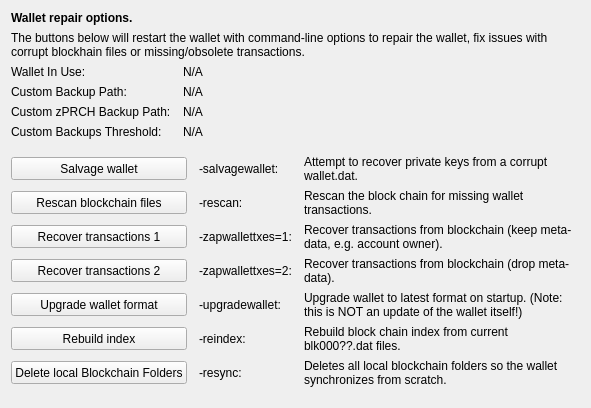
     <widget class="QWidget" name="tab_repair">
      <attribute name="title">
       <string>&amp;Wallet Repair</string>
      </attribute>
      <layout class="QGridLayout" name="gridLayout_4" columnstretch="0,0,0,0">
       <property name="horizontalSpacing">
        <number>12</number>
       </property>
       <item row="0" column="0" colspan="4">
        <widget class="QLabel" name="label_repair_header">
         <property name="font">
          <font>
           <weight>75</weight>
           <bold>true</bold>
          </font>
         </property>
         <property name="text">
          <string>Wallet repair options.</string>
         </property>
        </widget>
       </item>
       <item row="1" column="0" colspan="4">
        <widget class="QLabel" name="label_repair_helptext">
         <property name="font">
          <font>
           <weight>50</weight>
           <bold>false</bold>
          </font>
         </property>
         <property name="text">
          <string>The buttons below will restart the wallet with command-line options to repair the wallet, fix issues with corrupt blockhain files or missing/obsolete transactions.</string>
         </property>
         <property name="wordWrap">
          <bool>true</bool>
         </property>
        </widget>
       </item>
       <item row="2" column="0">
        <widget class="QLabel" name="wallet_path_label">
         <property name="text">
          <string>Wallet In Use:</string>
         </property>
        </widget>
       </item>
       <item row="2" column="1" colspan="3">
        <widget class="QLabel" name="wallet_path">
         <property name="cursor">
          <cursorShape>IBeamCursor</cursorShape>
         </property>
         <property name="text">
          <string>N/A</string>
         </property>
         <property name="textFormat">
          <enum>Qt::PlainText</enum>
         </property>
         <property name="textInteractionFlags">
          <set>Qt::LinksAccessibleByMouse|Qt::TextSelectableByKeyboard|Qt::TextSelectableByMouse</set>
         </property>
        </widget>
       </item>
       <item row="3" column="0">
        <widget class="QLabel" name="wallet_custombackuppath_label">
         <property name="text">
          <string>Custom Backup Path:</string>
         </property>
         <property name="visible">
          <bool>false</bool>
         </property>
        </widget>
       </item>
       <item row="3" column="1" colspan="3">
        <widget class="QLabel" name="wallet_custombackuppath">
         <property name="cursor">
          <cursorShape>IBeamCursor</cursorShape>
         </property>
         <property name="text">
          <string>N/A</string>
         </property>
         <property name="textFormat">
          <enum>Qt::PlainText</enum>
         </property>
         <property name="textInteractionFlags">
          <set>Qt::LinksAccessibleByMouse|Qt::TextSelectableByKeyboard|Qt::TextSelectableByMouse</set>
         </property>
         <property name="visible">
          <bool>false</bool>
         </property>
        </widget>
       </item>
       <item row="4" column="0">
        <widget class="QLabel" name="wallet_customzprchbackuppath_label">
         <property name="text">
          <string>Custom zPRCH Backup Path:</string>
         </property>
         <property name="visible">
          <bool>false</bool>
         </property>
        </widget>
       </item>
       <item row="4" column="1" colspan="3">
        <widget class="QLabel" name="wallet_customzprchbackuppath">
         <property name="cursor">
          <cursorShape>IBeamCursor</cursorShape>
         </property>
         <property name="text">
          <string>N/A</string>
         </property>
         <property name="textFormat">
          <enum>Qt::PlainText</enum>
         </property>
         <property name="textInteractionFlags">
          <set>Qt::LinksAccessibleByMouse|Qt::TextSelectableByKeyboard|Qt::TextSelectableByMouse</set>
         </property>
         <property name="visible">
          <bool>false</bool>
         </property>
        </widget>
       </item>
       <item row="5" column="0">
        <widget class="QLabel" name="wallet_custombackupthreshold_label">
         <property name="text">
          <string>Custom Backups Threshold:</string>
         </property>
         <property name="visible">
          <bool>false</bool>
         </property>
        </widget>
       </item>
       <item row="5" column="1" colspan="3">
        <widget class="QLabel" name="wallet_custombackupthreshold">
         <property name="cursor">
          <cursorShape>IBeamCursor</cursorShape>
         </property>
         <property name="text">
          <string>N/A</string>
         </property>
         <property name="textFormat">
          <enum>Qt::PlainText</enum>
         </property>
         <property name="textInteractionFlags">
          <set>Qt::LinksAccessibleByMouse|Qt::TextSelectableByKeyboard|Qt::TextSelectableByMouse</set>
         </property>
         <property name="visible">
          <bool>false</bool>
         </property>
        </widget>
       </item>
       <item row="6" column="0">
        <spacer name="verticalSpacer_repair1">
         <property name="orientation">
          <enum>Qt::Vertical</enum>
         </property>
         <property name="sizeHint" stdset="0">
          <size>
           <width>10</width>
           <height>10</height>
          </size>
         </property>
        </spacer>
       </item>
       <item row="7" column="0" colspan="2">
        <widget class="QPushButton" name="btn_salvagewallet">
         <property name="minimumSize">
          <size>
           <width>100</width>
           <height>23</height>
          </size>
         </property>
         <property name="text">
          <string>Salvage wallet</string>
         </property>
        </widget>
       </item>
       <item row="7" column="2">
        <widget class="QLabel" name="label_repair_salvage_command">
         <property name="text">
          <string notr="true">-salvagewallet:</string>
         </property>
        </widget>
       </item>
       <item row="7" column="3">
        <widget class="QLabel" name="label_repair_salvage">
         <property name="text">
          <string>Attempt to recover private keys from a corrupt wallet.dat.</string>
         </property>
         <property name="wordWrap">
          <bool>true</bool>
         </property>
        </widget>
       </item>
       <item row="8" column="0" colspan="2">
        <widget class="QPushButton" name="btn_rescan">
         <property name="minimumSize">
          <size>
           <width>100</width>
           <height>23</height>
          </size>
         </property>
         <property name="text">
          <string>Rescan blockchain files</string>
         </property>
        </widget>
       </item>
       <item row="8" column="2">
        <widget class="QLabel" name="label_repair_rescan_command">
         <property name="text">
          <string notr="true">-rescan:</string>
         </property>
        </widget>
       </item>
       <item row="8" column="3">
        <widget class="QLabel" name="label_repair_rescan">
         <property name="text">
          <string>Rescan the block chain for missing wallet transactions.</string>
         </property>
         <property name="wordWrap">
          <bool>true</bool>
         </property>
        </widget>
       </item>
       <item row="9" column="0" colspan="2">
        <widget class="QPushButton" name="btn_zapwallettxes1">
         <property name="minimumSize">
          <size>
           <width>100</width>
           <height>23</height>
          </size>
         </property>
         <property name="text">
          <string>Recover transactions 1</string>
         </property>
        </widget>
       </item>
       <item row="9" column="2">
        <widget class="QLabel" name="label_repair_zap1_command">
         <property name="text">
          <string notr="true">-zapwallettxes=1:</string>
         </property>
        </widget>
       </item>
       <item row="9" column="3">
        <widget class="QLabel" name="label_repair_zap1">
         <property name="text">
          <string>Recover transactions from blockchain (keep meta-data, e.g. account owner).</string>
         </property>
         <property name="wordWrap">
          <bool>true</bool>
         </property>
        </widget>
       </item>
       <item row="10" column="0" colspan="2">
        <widget class="QPushButton" name="btn_zapwallettxes2">
         <property name="minimumSize">
          <size>
           <width>100</width>
           <height>23</height>
          </size>
         </property>
         <property name="text">
          <string>Recover transactions 2</string>
         </property>
        </widget>
       </item>
       <item row="10" column="2">
        <widget class="QLabel" name="label_repair_zap2_command">
         <property name="text">
          <string notr="true">-zapwallettxes=2:</string>
         </property>
        </widget>
       </item>
       <item row="10" column="3">
        <widget class="QLabel" name="label_repair_zap2">
         <property name="text">
          <string>Recover transactions from blockchain (drop meta-data).</string>
         </property>
         <property name="wordWrap">
          <bool>true</bool>
         </property>
        </widget>
       </item>
       <item row="11" column="0" colspan="2">
        <widget class="QPushButton" name="btn_upgradewallet">
         <property name="minimumSize">
          <size>
           <width>100</width>
           <height>23</height>
          </size>
         </property>
         <property name="text">
          <string>Upgrade wallet format</string>
         </property>
        </widget>
       </item>
       <item row="11" column="2">
        <widget class="QLabel" name="label_repair_upgrade_command">
         <property name="text">
          <string notr="true">-upgradewallet:</string>
         </property>
        </widget>
       </item>
       <item row="11" column="3">
        <widget class="QLabel" name="label_repair_upgrade">
         <property name="text">
          <string>Upgrade wallet to latest format on startup. (Note: this is NOT an update of the wallet itself!)</string>
         </property>
         <property name="wordWrap">
          <bool>true</bool>
         </property>
        </widget>
       </item>
       <item row="12" column="0" colspan="2">
        <widget class="QPushButton" name="btn_reindex">
         <property name="minimumSize">
          <size>
           <width>100</width>
           <height>23</height>
          </size>
         </property>
         <property name="text">
          <string>Rebuild index</string>
         </property>
        </widget>
       </item>
       <item row="12" column="2">
        <widget class="QLabel" name="label_repair_reindex_command">
         <property name="text">
          <string notr="true">-reindex:</string>
         </property>
        </widget>
       </item>
       <item row="12" column="3">
        <widget class="QLabel" name="label_repair_reindex">
         <property name="text">
          <string>Rebuild block chain index from current blk000??.dat files.</string>
         </property>
         <property name="wordWrap">
          <bool>true</bool>
         </property>
        </widget>
       </item>
       <item row="13" column="0" colspan="2">
        <widget class="QPushButton" name="btn_resync">
         <property name="minimumSize">
          <size>
           <width>100</width>
           <height>23</height>
          </size>
         </property>
         <property name="text">
          <string>Delete local Blockchain Folders</string>
         </property>
        </widget>
       </item>
       <item row="13" column="2">
        <widget class="QLabel" name="label_repair_resync_command">
         <property name="text">
          <string>-resync:</string>
         </property>
        </widget>
       </item>
       <item row="13" column="3">
        <widget class="QLabel" name="label_repair_resync">
         <property name="text">
          <string>Deletes all local blockchain folders so the wallet synchronizes from scratch.</string>
         </property>
         <property name="wordWrap">
          <bool>true</bool>
         </property>
        </widget>
       </item>
       <item row="14" column="0">
        <spacer name="verticalSpacer_repair2">
         <property name="orientation">
          <enum>Qt::Vertical</enum>
         </property>
         <property name="sizeHint" stdset="0">
          <size>
           <width>20</width>
           <height>10</height>
          </size>
         </property>
        </spacer>
       </item>
      </layout>
     </widget>
